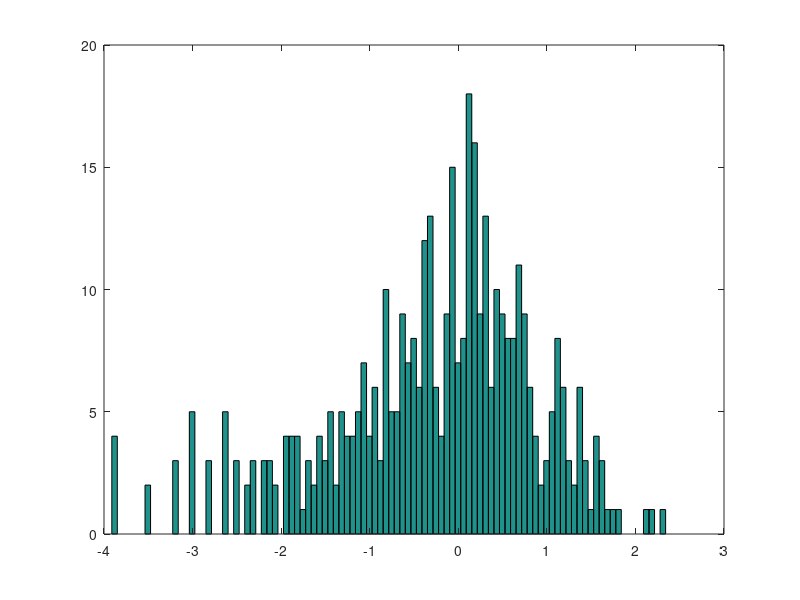

Here is the MATLAB script that generated this plot:
%  S = csvread('benchmark_market_price_timeseries.csv');
S = csvread('price_weekly.csv');

deltas = S(2:end) - S(1:end-1);

disp('Razlike: ')
mu = mean(deltas)
sigma = std(deltas)

disp('------------------')

disp('Log-razlike: ')
ld = abs(deltas);
ld(ld == 0) = []; % filter out zeros
ld = log(ld);

mu = mean(ld)
sigma = std(ld)

hist(deltas, 100)
pause
hist(ld, 100)
pause

% vim: set ft=matlab:
